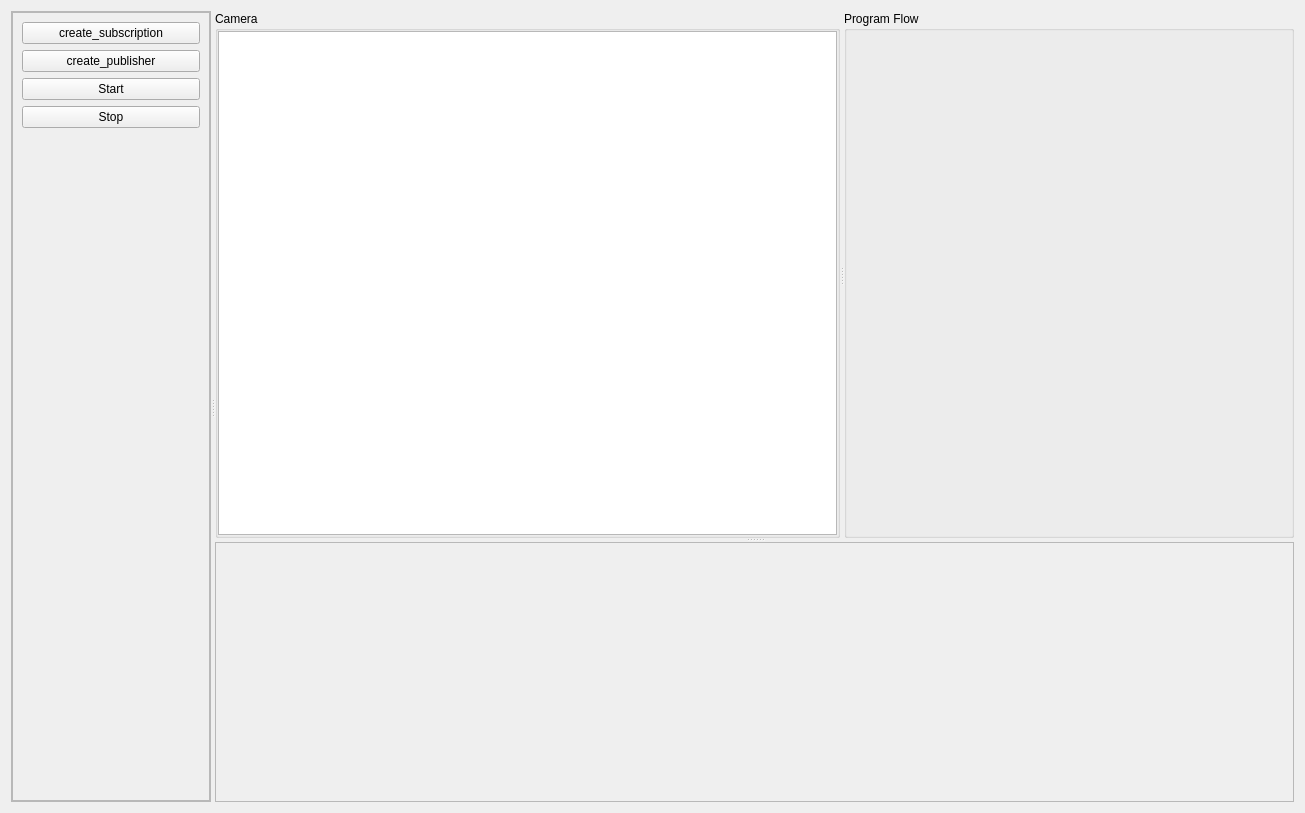
<?xml version="1.0" encoding="UTF-8"?>
<ui version="4.0">
 <class>Form</class>
 <widget class="QWidget" name="Form">
  <property name="geometry">
   <rect>
    <x>0</x>
    <y>0</y>
    <width>1305</width>
    <height>813</height>
   </rect>
  </property>
  <property name="sizePolicy">
   <sizepolicy hsizetype="Fixed" vsizetype="Fixed">
    <horstretch>0</horstretch>
    <verstretch>0</verstretch>
   </sizepolicy>
  </property>
  <property name="minimumSize">
   <size>
    <width>200</width>
    <height>130</height>
   </size>
  </property>
  <property name="windowTitle">
   <string>controller</string>
  </property>
  <layout class="QVBoxLayout" name="verticalLayout_5">
   <item>
    <widget class="QSplitter" name="splitter_3">
     <property name="orientation">
      <enum>Qt::Orientation::Horizontal</enum>
     </property>
     <widget class="QFrame" name="frame_2">
      <property name="minimumSize">
       <size>
        <width>200</width>
        <height>0</height>
       </size>
      </property>
      <property name="maximumSize">
       <size>
        <width>200</width>
        <height>16777215</height>
       </size>
      </property>
      <property name="frameShape">
       <enum>QFrame::Shape::StyledPanel</enum>
      </property>
      <property name="frameShadow">
       <enum>QFrame::Shadow::Raised</enum>
      </property>
      <layout class="QVBoxLayout" name="verticalLayout_4">
       <property name="spacing">
        <number>0</number>
       </property>
       <property name="leftMargin">
        <number>0</number>
       </property>
       <property name="topMargin">
        <number>0</number>
       </property>
       <property name="rightMargin">
        <number>0</number>
       </property>
       <property name="bottomMargin">
        <number>0</number>
       </property>
       <item>
        <widget class="QScrollArea" name="scrollArea">
         <property name="widgetResizable">
          <bool>true</bool>
         </property>
         <widget class="QWidget" name="scrollAreaWidgetContents">
          <property name="geometry">
           <rect>
            <x>0</x>
            <y>0</y>
            <width>196</width>
            <height>791</height>
           </rect>
          </property>
          <layout class="QVBoxLayout" name="verticalLayout_7">
           <item>
            <widget class="QPushButton" name="pushButton_sub">
             <property name="sizePolicy">
              <sizepolicy hsizetype="Preferred" vsizetype="Fixed">
               <horstretch>0</horstretch>
               <verstretch>0</verstretch>
              </sizepolicy>
             </property>
             <property name="text">
              <string>create_subscription</string>
             </property>
            </widget>
           </item>
           <item>
            <widget class="QPushButton" name="pushButton_pub">
             <property name="text">
              <string>create_publisher</string>
             </property>
            </widget>
           </item>
           <item>
            <widget class="QPushButton" name="pushButton_start">
             <property name="text">
              <string>Start</string>
             </property>
            </widget>
           </item>
           <item>
            <widget class="QPushButton" name="pushButton_stop">
             <property name="text">
              <string>Stop</string>
             </property>
            </widget>
           </item>
           <item>
            <spacer name="verticalSpacer">
             <property name="orientation">
              <enum>Qt::Orientation::Vertical</enum>
             </property>
             <property name="sizeHint" stdset="0">
              <size>
               <width>20</width>
               <height>714</height>
              </size>
             </property>
            </spacer>
           </item>
          </layout>
         </widget>
        </widget>
       </item>
      </layout>
     </widget>
     <widget class="QSplitter" name="splitter_2">
      <property name="orientation">
       <enum>Qt::Orientation::Vertical</enum>
      </property>
      <widget class="QSplitter" name="splitter">
       <property name="orientation">
        <enum>Qt::Orientation::Horizontal</enum>
       </property>
       <widget class="QGroupBox" name="groupBox">
        <property name="minimumSize">
         <size>
          <width>500</width>
          <height>0</height>
         </size>
        </property>
        <property name="title">
         <string>Camera</string>
        </property>
        <layout class="QVBoxLayout" name="verticalLayout">
         <property name="spacing">
          <number>0</number>
         </property>
         <property name="leftMargin">
          <number>0</number>
         </property>
         <property name="topMargin">
          <number>0</number>
         </property>
         <property name="rightMargin">
          <number>0</number>
         </property>
         <property name="bottomMargin">
          <number>0</number>
         </property>
         <item>
          <widget class="QGraphicsView" name="graphicsView"/>
         </item>
        </layout>
       </widget>
       <widget class="QGroupBox" name="groupBox_2">
        <property name="minimumSize">
         <size>
          <width>450</width>
          <height>0</height>
         </size>
        </property>
        <property name="title">
         <string>Program Flow</string>
        </property>
        <layout class="QVBoxLayout" name="verticalLayout_3">
         <property name="spacing">
          <number>0</number>
         </property>
         <property name="leftMargin">
          <number>0</number>
         </property>
         <property name="topMargin">
          <number>0</number>
         </property>
         <property name="rightMargin">
          <number>0</number>
         </property>
         <property name="bottomMargin">
          <number>0</number>
         </property>
         <item>
          <layout class="QVBoxLayout" name="verticalLayout_flow"/>
         </item>
        </layout>
       </widget>
      </widget>
      <widget class="QFrame" name="frame">
       <property name="minimumSize">
        <size>
         <width>0</width>
         <height>260</height>
        </size>
       </property>
       <property name="maximumSize">
        <size>
         <width>16777215</width>
         <height>300</height>
        </size>
       </property>
       <property name="frameShape">
        <enum>QFrame::Shape::StyledPanel</enum>
       </property>
       <property name="frameShadow">
        <enum>QFrame::Shadow::Raised</enum>
       </property>
       <layout class="QVBoxLayout" name="verticalLayout_6">
        <property name="spacing">
         <number>0</number>
        </property>
        <property name="leftMargin">
         <number>0</number>
        </property>
        <property name="topMargin">
         <number>0</number>
        </property>
        <property name="rightMargin">
         <number>0</number>
        </property>
        <property name="bottomMargin">
         <number>0</number>
        </property>
        <item>
         <layout class="QVBoxLayout" name="verticalLayout_msg"/>
        </item>
       </layout>
      </widget>
     </widget>
    </widget>
   </item>
  </layout>
 </widget>
 <resources/>
 <connections/>
 <slots>
  <slot>Move_to_initial_position()</slot>
  <slot>Pick_up_the_block()</slot>
  <slot>Place_on_red()</slot>
  <slot>Place_on_blue()</slot>
  <slot>Grab()</slot>
  <slot>Open()</slot>
 </slots>
</ui>
